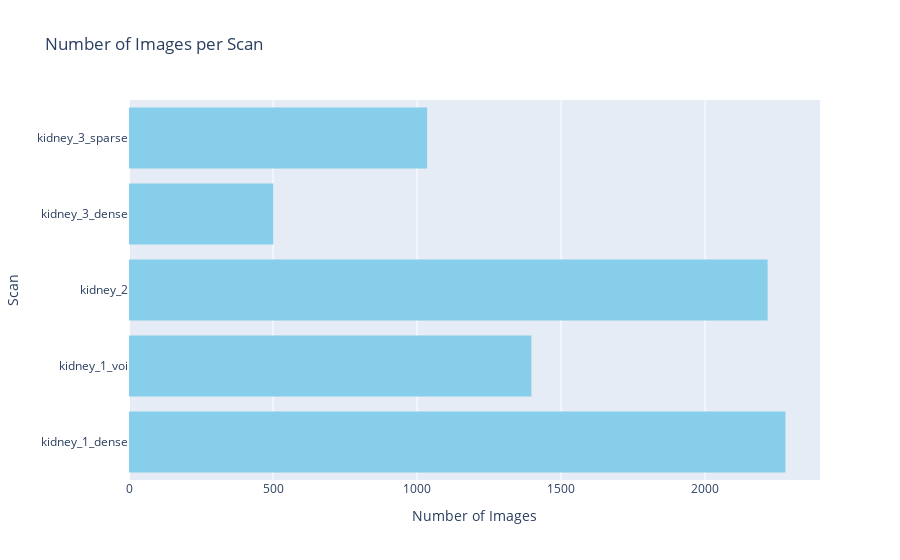

Notebook code for this chart:
### Code cell
fig = px.histogram(df, y='scan', title='Number of Images per Scan', labels={'scan': 'Scan'}, color_discrete_sequence=['skyblue'])
fig.update_layout(yaxis_title='Scan', xaxis_title='Number of Images')
fig.show()

### Figure 1 — Plotly figure (JSON) as saved in the notebook; plotly's stock layout.template omitted (floating-point values rounded to 4 significant figures; data arrays with more than 128 entries replaced by an {"elided": "..."} marker saying what was removed)
{"data": [{"alignmentgroup": "True", "bingroup": "y", "hovertemplate": "count=%{x}<br>Scan=%{y}<extra></extra>", "legendgroup": "", "marker": {"color": "skyblue", "pattern": {"shape": ""}}, "name": "", "offsetgroup": "", "orientation": "h", "showlegend": false, "type": "histogram", "xaxis": "x", "y": {"elided": "7429 str values"}, "yaxis": "y"}], "layout": {"barmode": "relative", "legend": {"tracegroupgap": 0}, "title": {"text": "Number of Images per Scan"}, "xaxis": {"anchor": "y", "domain": [0, 1], "title": {"text": "Number of Images"}}, "yaxis": {"anchor": "x", "domain": [0, 1], "title": {"text": "Scan"}}}}
